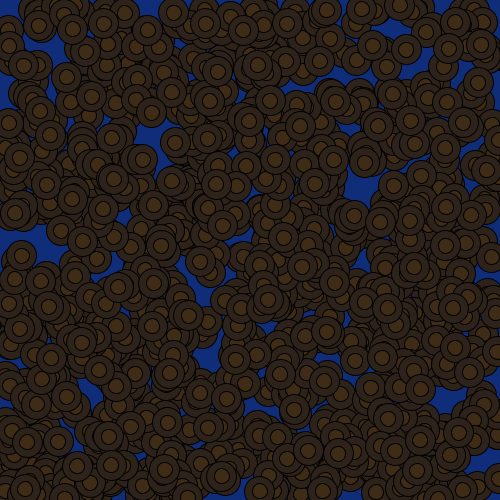
Frame 1 (no input)
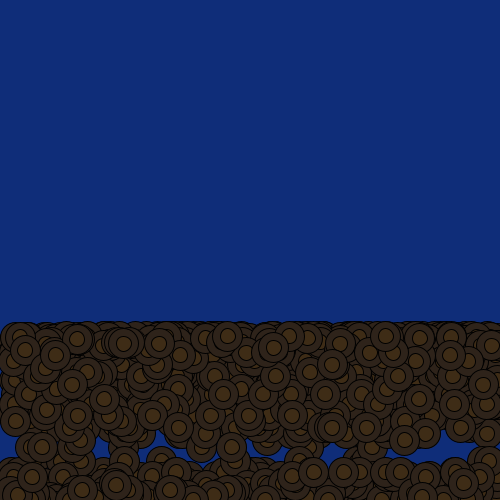
Frame 60 (the mouse pressed at the canvas centre just before this capture)
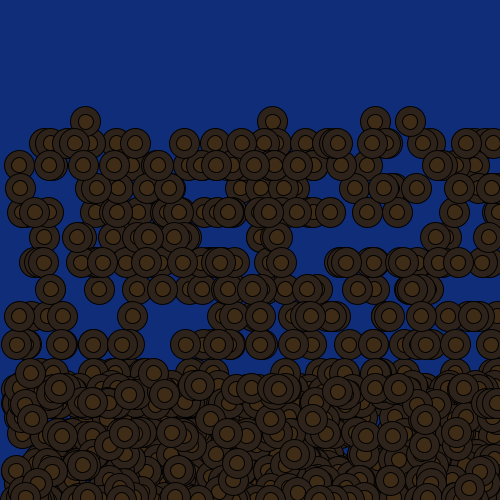
Frame 120 (the mouse held since frame 60 and released just before this capture)

The Processing sketch that drew these frames (run headless with seeded random() and noise(); from frame 60 on, the mouse is pressed at the canvas centre):

// Processing sketch: processing_26561
// ── processing_26561.pde

Circle[] circles;
float gravity =0.3;
float friction = -0.9;

void setup () {
  size(500,500);
  smooth();
  fill(46,35,26);
  circles = new Circle[1000];
  for(int i =0; i < circles. length; i++) {
    circles[i] = new Circle(random(5,height), random(5,width), random(20), random(-1), random(10));
  }
}
void draw() {
  background(15,45,121);
  for(int i = 0; i < circles.length; i ++) {
    circles[i]. display();
    circles[i].move();
  }
}

class Circle {
  float x, y, vx,vy, diameter;
  
  //contructor
  Circle(float xpos, float ypos, float dia, float friction, float gravity) {
    x = xpos;
    y = ypos;
    dia = diameter;
    vx= 0.09;
    vy= 0.9;
    
  }
  void display() {
    fill(46,35,26);
    ellipse(x,y,30,30);
    fill(62,44,22);
    ellipse(x,y,15,15);
  }
  void move () {
   vy += gravity;
    x += vx;
    y += vy;
    if (x + diameter/2 > width) {
      x = width - diameter/2;
      vx *= friction; 
    }
    else if (x - diameter/2 < 0) { 
      x = diameter/2;
      vx *= friction;
    }
    if (y + diameter/2 > height) {
      y = height - diameter/2;
      vy *= friction; 
    } 
    else if (y - diameter/2 < 0) {
      y = diameter/2;
      vy *= friction;
    }
    
  }
} 
